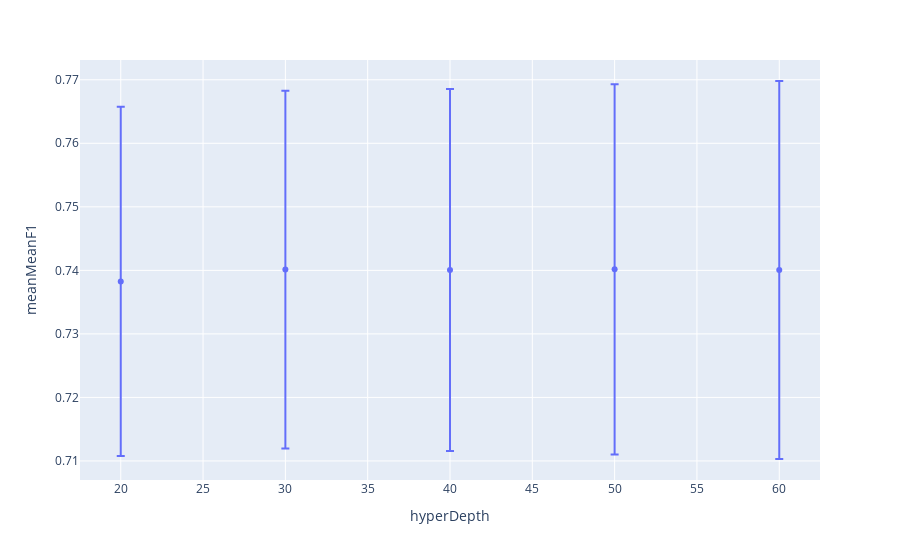

The code cell stored with this chart in its notebook:
### Code cell
aux=hyperParams[(hyperParams.hyperThres==optimal.hyperThres)&(hyperParams.hyperDuration==optimal.hyperDuration)&
                (hyperParams.hyperClose==optimal.hyperClose)&(hyperParams.hyperConfidence==optimal.hyperConfidence)].reset_index(drop=True)
px.scatter(aux,x='hyperDepth',y='meanMeanF1',error_y='stdMeanF1')

### Figure 1 — Plotly figure (JSON) as saved in the notebook; plotly's stock layout.template omitted (floating-point values rounded to 4 significant figures)
{"data": [{"error_y": {"array": [0.02749, 0.02814, 0.02849, 0.02912, 0.02975]}, "hovertemplate": "hyperDepth=%{x}<br>meanMeanF1=%{y}<extra></extra>", "legendgroup": "", "marker": {"color": "#636efa", "symbol": "circle"}, "mode": "markers", "name": "", "orientation": "v", "showlegend": false, "type": "scatter", "x": [20, 30, 40, 50, 60], "xaxis": "x", "y": [0.7383, 0.7401, 0.74, 0.7402, 0.7401], "yaxis": "y"}], "layout": {"legend": {"tracegroupgap": 0}, "margin": {"t": 60}, "xaxis": {"anchor": "y", "domain": [0, 1], "title": {"text": "hyperDepth"}}, "yaxis": {"anchor": "x", "domain": [0, 1], "title": {"text": "meanMeanF1"}}}}
